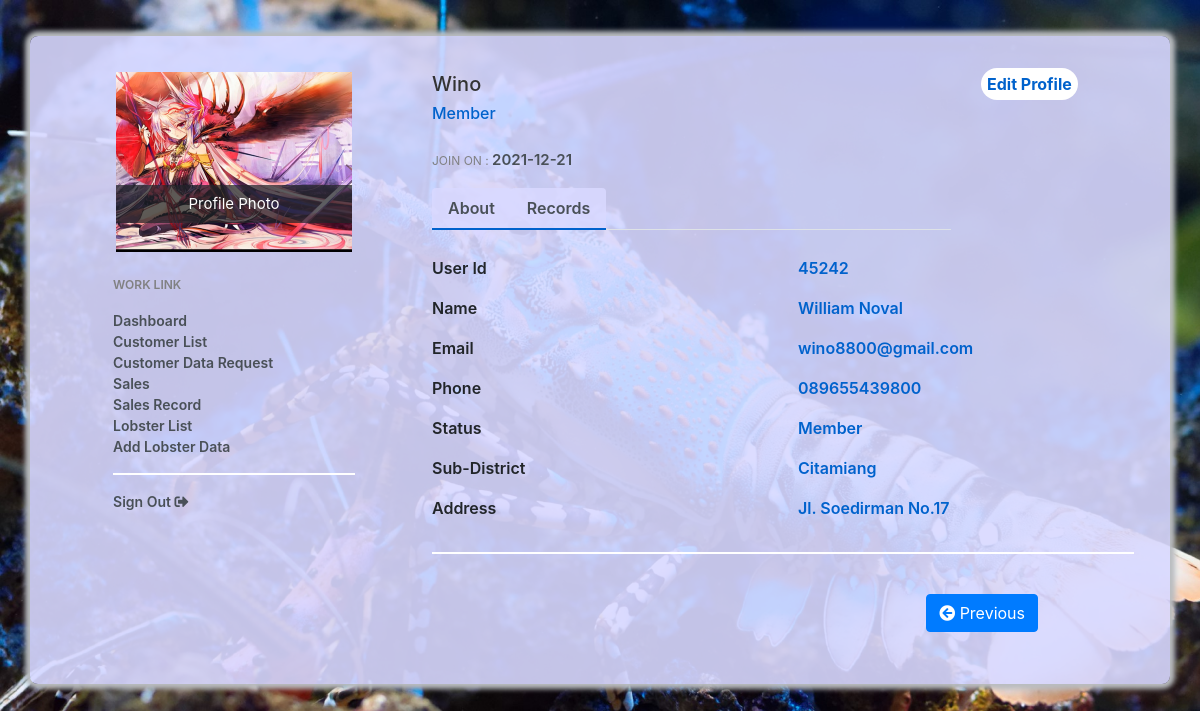
The app's page /profile.php?id=45242 (signed in), older data.
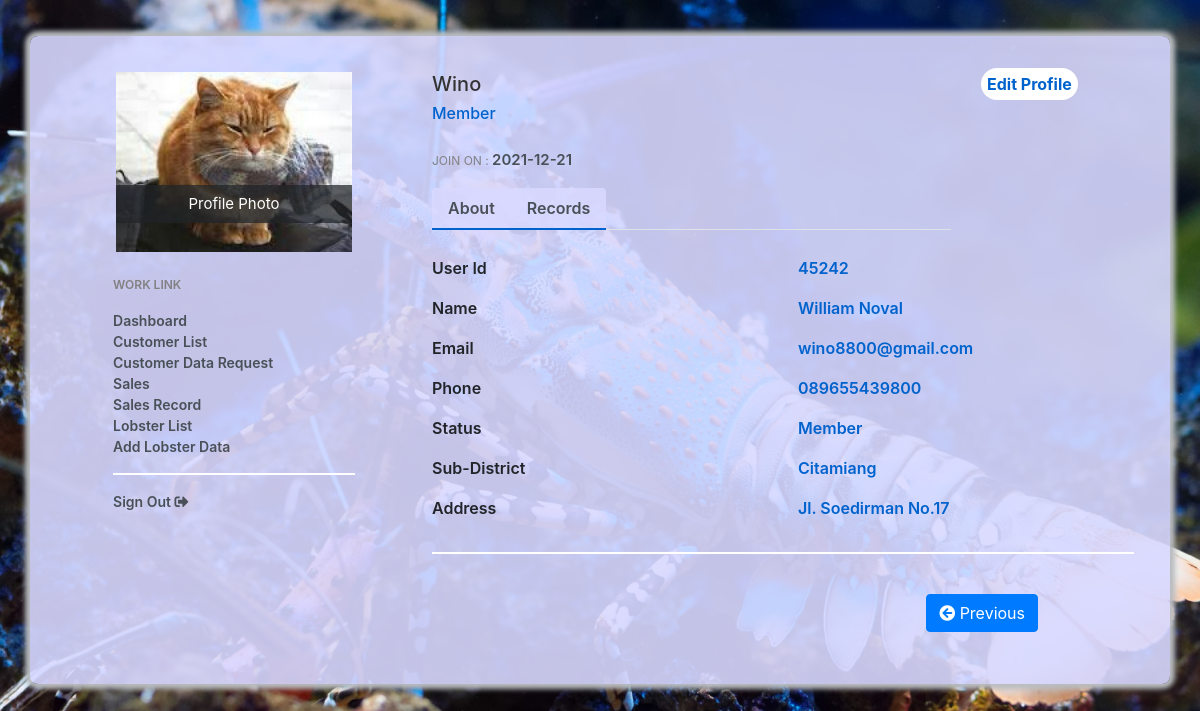
The same page, newer data.
### tables this page shows
CREATE TABLE `users` (
  `id` int(11) NOT NULL,
  `username` varchar(50) NOT NULL,
  `email` varchar(50) NOT NULL,
  `password` varchar(50) NOT NULL,
  `full_name` varchar(150) NOT NULL,
  `create_datetime` date NOT NULL,
  `update_on` varchar(16) NOT NULL,
  `address` varchar(254) NOT NULL,
  `subdistrict` varchar(100) NOT NULL,
  `phone` char(13) NOT NULL,
  `level` varchar(30) NOT NULL,
  `post_code` int(8) NOT NULL,
  `img_location` varchar(150) NOT NULL,
  `activation` varchar(20) NOT NULL
);

### profile.php (the view, shortened to what this page needs)
<?php
$user_id = $_SESSION['user_id'];
if(isset($_GET['id']))
{
$id = $_GET['id'];
    $server = "localhost";
    $user = "root";
    $pass = "";
    $database = "database";
    $conn = mysqli_connect($server, $user, $pass, $database) or die(mysqli_error());
        $sql = "SELECT * FROM users WHERE id=$id";
        $res = mysqli_query($conn, $sql);
        if($res==true)
            {
                $row = mysqli_fetch_assoc($res);
                $username = $row['username'];
                $full_name = $row['full_name'];
                $email = $row['email'];
                $id = $row['id'];
                $address = $row['address'];
                $subdistrict = $row['subdistrict'];
                $phone = $row['phone'];
                $profile_img = $row['img_location'];
                $status = $row['level'];
                $created_on = $row['create_datetime'];
            }
    }
    else
    {
        header("Location: admin_listuser.php");
    }
?>
<head>
<link href="https://maxcdn.bootstrapcdn.com/bootstrap/4.1.1/css/bootstrap.min.css" rel="stylesheet" id="bootstrap-css">
<link rel="stylesheet" href="https://cdnjs.cloudflare.com/ajax/libs/jquery/3.2.1/jquery.min.js">
<link rel="stylesheet" href="https://use.fontawesome.com/releases/v5.6.3/css/all.css">
<link rel="stylesheet" href="css/profile.css">
</head>
<body>
<div class="container emp-profile">
            <form method="post">
                <div class="row">
                    <div class="col-md-4">
                        <div class="profile-img">
                            <img src="img/<?php echo $profile_img ?>" alt=""/>
                            <div class="file btn btn-lg btn-primary">
                                Profile Photo
                            </div>
                        </div>
                    </div>
                    <div class="col-md-6">
                        <div class="profile-head">
                                    <h5>
                                        <?php echo $username; ?>
                                    </h5>
                                    <h6>
                                        <?php echo $status; ?>
                                    </h6>
                                    <p class="proile-rating">JOIN ON : <span><?php echo $created_on; ?></span></p>
                            <ul class="nav nav-tabs" id="myTab" role="tablist">
                                <li class="nav-item">
                                    <a class="nav-link active" id="home-tab" data-toggle="tab" href="#about" role="tab" aria-controls="home" aria-selected="true">About</a>
                                </li>
                                <li class="nav-item hover">
                                    <a class="nav-link active" id="profile-tab" data-toggle="tab" href="#records" role="tab" aria-controls="profile" aria-selected="false">Records</a>
                                </li>
                            </ul>
                        </div>
                    </div>
                    <div class="col-md-2">
                        <a href="editprofile.php?id=<?php echo $user_id;?>" class="profile-edit-btn" style="background: #fff; padding: 6px; text-decoration: none; font-weight: bold;">
                            Edit Profile
                        </a>
                    </div>
                </div>
                <div class="row">
                    <div class="col-md-4">
                        <div class="profile-work">
                            <p>WORK LINK</p>
                            <a href="view.php">Dashboard</a><br/>
                            <a href="customer_lists.php">Customer List</a><br/>
                            <a href="customer_req.php">Customer Data Request</a><br/>
                            <a href="sale.php">Sales</a><br/>
                            <a href="sales_record.php">Sales Record</a><br/>
                            <a href="view.php">Lobster List</a><br/>
                            <a href="member_add.php">Add Lobster Data</a><br/>
                            <hr style="border: 0.5px solid #fff;">
                            <a href="logout.php">Sign Out <i class="fas fa-sign-out-alt"></i></a>
                        </div>
                    </div>
                    <div class="col-md-8">
                        <div class="tab-content profile-tab" id="myTabContent">
                            <div class="tab-pane fade show active" id="about" role="tabpanel" aria-labelledby="home-tab">
                                <div class="row">
                                    <div class="col-md-6">
                                        <label>User Id</label>
                                    </div>
                                    <div class="col-md-6">
                                        <p><?php echo $id; ?></p>
                                    </div>
                                </div>
                                <div class="row">
                                    <div class="col-md-6">
                                        <label>Name</label>
                                    </div>
                                    <div class="col-md-6">
                                        <p><?php echo $full_name; ?></p>
                                    </div>
                                </div>
                                <div class="row">
                                    <div class="col-md-6">
                                        <label>Email</label>
                                    </div>
                                    <div class="col-md-6">
                                        <p><?php echo $email; ?></p>
                                    </div>
                                </div>
                                <div class="row">
                                    <div class="col-md-6">
                                        <label>Phone</label>
                                    </div>
                                    <div class="col-md-6">
                                        <p><?php echo $phone; ?></p>
                                    </div>
                                </div>
                                <div class="row">
                                    <div class="col-md-6">
                                        <label>Status</label>
                                    </div>
                                    <div class="col-md-6">
                                        <p><?php echo $status; ?></p>
                                    </div>
                                </div>
                                 <div class="row">
                                    <div class="col-md-6">
                                        <label>Sub-District</label>
                                    </div>
                                    <div class="col-md-6">
                                        <p><?php echo $subdistrict; ?></p>
                                    </div>
                                </div>
                                <div class="row">
                                    <div class="col-md-6">
                                        <label>Address</label>
                                    </div>
                                    <div class="col-md-6">
                                        <p><?php echo $address; ?></p>
                                    </div>
                                </div>
                            </div>
                            <hr style="border: 0.5px solid white;">
                            <a href="javascript:history.back()" style="float: right; margin-right: 6em;" class="btn btn-primary mt-4">
                                <i class="fas fa-arrow-circle-left"></i>  Previous
                            </a>
                        </div>
                    </div>
                </div>
            </form>
        </div>
    </body>

### css/profile.css (style rules this page uses)
.emp-profile { padding: 3%; margin-top: 3%; margin-bottom: 3%; border-radius: 0.5rem; background: rgba(217, 217, 255, 0.9); box-shadow: 0px 0px 5px 5px #b9bcbf; }
.profile-img { text-align: center; }
.profile-img img { width: 70%; height: 180px; object-fit: cover; }
.profile-img .file { position: relative; overflow: hidden; margin-top: -20%; width: 70%; border: none; border-radius: 0; font-size: 15px; background: #212529b8; }
.profile-head h5 { color: #333; }
.profile-head h6 { color: #0062cc; }
.profile-edit-btn { border: none; border-radius: 1.5rem; width: 70%; padding: 2%; font-weight: 600; color: #0062cc; cursor: pointer; }
.proile-rating { font-size: 12px; color: #818182; margin-top: 5%; }
.proile-rating span { color: #495057; font-size: 15px; font-weight: 600; }
.profile-head .nav-tabs { margin-bottom:5%; }
.profile-head .nav-tabs .nav-link { font-weight:600; border: none; }
.profile-head .nav-tabs .nav-link.active { border: none; border-bottom:2px solid #0062cc; background-color: #d9d9ffe6; }
.profile-work { padding: 14%; margin-top: -15%; }
.profile-work p { font-size: 12px; color: #818182; font-weight: 600; margin-top: 10%; }
.profile-work a { text-decoration: none; color: #495057; font-weight: 600; font-size: 14px; }
.profile-tab label { font-weight: 600; }
.profile-tab p { font-weight: 600; color: #0062cc; }

### profile.php (style rules this page uses)
body { background-image: url("back/blue_lobster1.jpg"); background-attachment: fixed; background-repeat:no-repeat; background-size:cover; }

Row changes from the older to the newer data that the page shows:
changed users "Wino": img_location: a different picture
